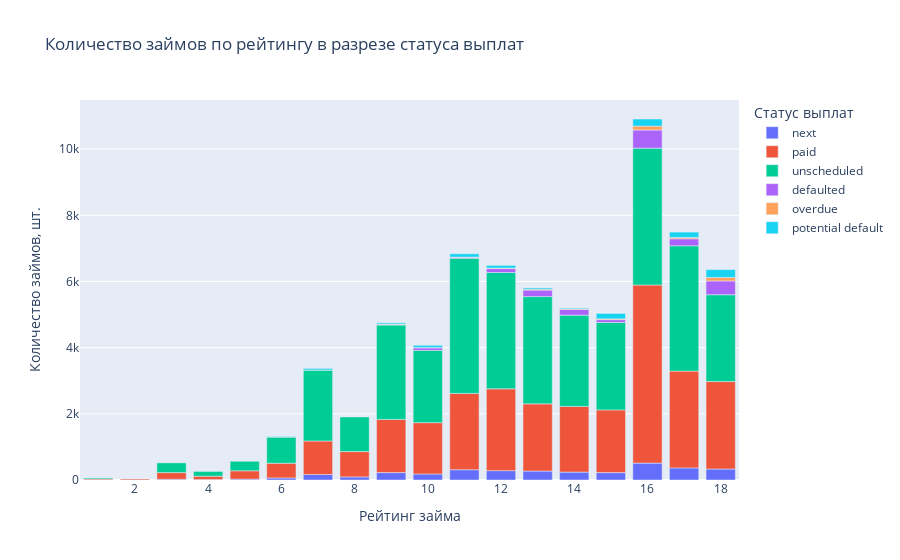

The notebook cell this image was saved under:
### Markdown cell above
### 1.1 - количество займов (id) по рейтингу (loan_rating_int) в разрезе статуса выплат (status)

### Code cell
# Группировка данных по рейтингу и статусу выплат, подсчет количества займов
loan_counts = df.groupby(['loan_rating_int', 'status']).size().reset_index(name='counts')
loan_counts = loan_counts.sort_values(by=['loan_rating_int', 'status'])

# Построение графика
fig = px.bar(loan_counts, 
             x='loan_rating_int', 
             y='counts', 
             color='status', 
             title='Количество займов по рейтингу в разрезе статуса выплат',
             labels={'loan_rating_int': 'Рейтинг займа', 'counts': 'Количество займов', 'status': 'Статус выплат'})
fig.update_xaxes(title='Рейтинг займа')
fig.update_yaxes(title='Количество займов, шт.')
fig.show()

### Figure 1 — Plotly figure (JSON) as saved in the notebook; plotly's stock layout.template omitted (floating-point values rounded to 4 significant figures)
{"data": [{"alignmentgroup": "True", "hovertemplate": "Статус выплат=next<br>Рейтинг займа=%{x}<br>Количество займов=%{y}<extra></extra>", "legendgroup": "next", "marker": {"color": "#636efa", "pattern": {"shape": ""}}, "name": "next", "offsetgroup": "next", "orientation": "v", "showlegend": true, "textposition": "auto", "type": "bar", "x": [1, 2, 3, 4, 5, 6, 7, 8, 9, 10, 11, 12, 13, 14, 15, 16, 17, 18], "xaxis": "x", "y": [3, 1, 24, 13, 27, 62, 167, 93, 224, 182, 311, 283, 271, 239, 223, 511, 366, 332], "yaxis": "y"}, {"alignmentgroup": "True", "hovertemplate": "Статус выплат=paid<br>Рейтинг займа=%{x}<br>Количество займов=%{y}<extra></extra>", "legendgroup": "paid", "marker": {"color": "#EF553B", "pattern": {"shape": ""}}, "name": "paid", "offsetgroup": "paid", "orientation": "v", "showlegend": true, "textposition": "auto", "type": "bar", "x": [1, 2, 3, 4, 5, 6, 7, 8, 9, 10, 11, 12, 13, 14, 15, 16, 17, 18], "xaxis": "x", "y": [28, 29, 199, 101, 251, 445, 1013, 766, 1607, 1551, 2306, 2472, 2030, 1986, 1895, 5383, 2925, 2644], "yaxis": "y"}, {"alignmentgroup": "True", "hovertemplate": "Статус выплат=unscheduled<br>Рейтинг займа=%{x}<br>Количество займов=%{y}<extra></extra>", "legendgroup": "unscheduled", "marker": {"color": "#00cc96", "pattern": {"shape": ""}}, "name": "unscheduled", "offsetgroup": "unscheduled", "orientation": "v", "showlegend": true, "textposition": "auto", "type": "bar", "x": [1, 3, 4, 5, 6, 7, 8, 9, 10, 11, 12, 13, 14, 15, 16, 17, 18], "xaxis": "x", "y": [31, 295, 145, 288, 797, 2142, 1046, 2854, 2185, 4083, 3516, 3242, 2757, 2644, 4136, 3787, 2624], "yaxis": "y"}, {"alignmentgroup": "True", "hovertemplate": "Статус выплат=defaulted<br>Рейтинг займа=%{x}<br>Количество займов=%{y}<extra></extra>", "legendgroup": "defaulted", "marker": {"color": "#ab63fa", "pattern": {"shape": ""}}, "name": "defaulted", "offsetgroup": "defaulted", "orientation": "v", "showlegend": true, "textposition": "auto", "type": "bar", "x": [6, 9, 10, 11, 12, 13, 14, 15, 16, 17, 18], "xaxis": "x", "y": [1, 21, 77, 28, 119, 198, 172, 84, 548, 212, 416], "yaxis": "y"}, {"alignmentgroup": "True", "hovertemplate": "Статус выплат=overdue<br>Рейтинг займа=%{x}<br>Количество займов=%{y}<extra></extra>", "legendgroup": "overdue", "marker": {"color": "#FFA15A", "pattern": {"shape": ""}}, "name": "overdue", "offsetgroup": "overdue", "orientation": "v", "showlegend": true, "textposition": "auto", "type": "bar", "x": [6, 7, 9, 10, 11, 12, 13, 14, 15, 16, 17, 18], "xaxis": "x", "y": [2, 4, 9, 8, 9, 15, 26, 18, 25, 118, 40, 105], "yaxis": "y"}, {"alignmentgroup": "True", "hovertemplate": "Статус выплат=potential default<br>Рейтинг займа=%{x}<br>Количество займов=%{y}<extra></extra>", "legendgroup": "potential default", "marker": {"color": "#19d3f3", "pattern": {"shape": ""}}, "name": "potential default", "offsetgroup": "potential default", "orientation": "v", "showlegend": true, "textposition": "auto", "type": "bar", "x": [6, 7, 9, 10, 11, 12, 13, 14, 15, 16, 17, 18], "xaxis": "x", "y": [15, 46, 36, 68, 100, 83, 39, 25, 163, 215, 163, 238], "yaxis": "y"}], "layout": {"barmode": "relative", "legend": {"title": {"text": "Статус выплат"}, "tracegroupgap": 0}, "title": {"text": "Количество займов по рейтингу в разрезе статуса выплат"}, "xaxis": {"anchor": "y", "domain": [0, 1], "title": {"text": "Рейтинг займа"}}, "yaxis": {"anchor": "x", "domain": [0, 1], "title": {"text": "Количество займов, шт."}}}}
